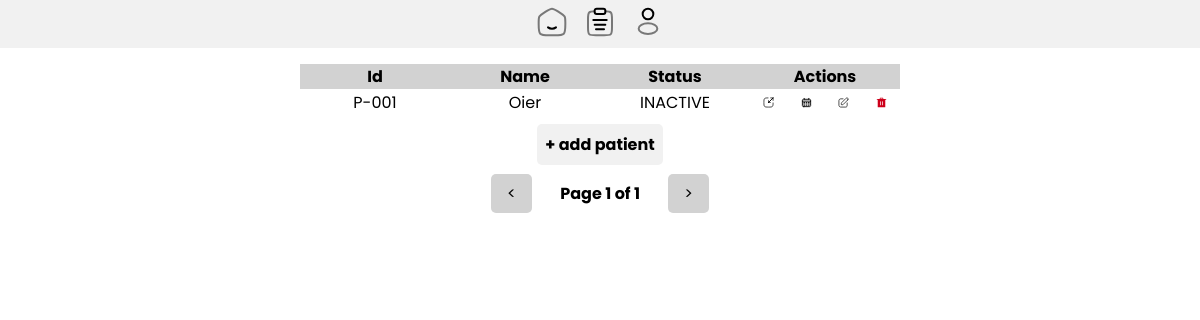
/patients/ (signed in), run on an earlier commit of the app's database.
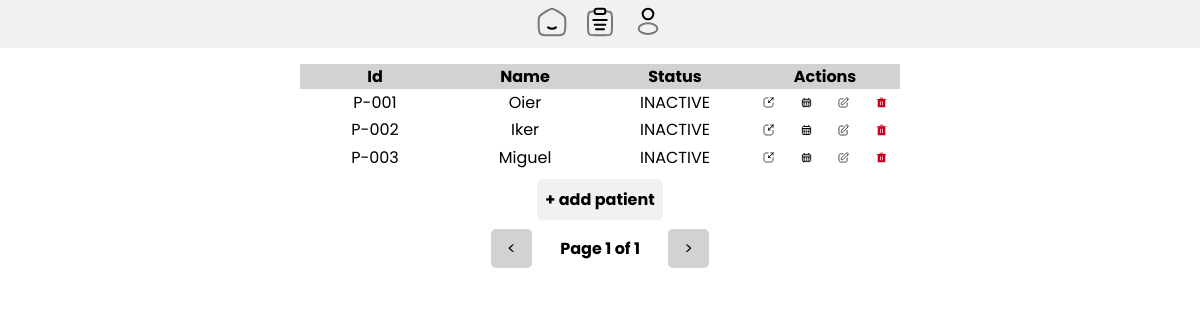
And on a later commit of the database.
### ServerApp/models.py (models this page shows)
class Patient(models.Model):
    id = models.AutoField(primary_key=True)
    public_id = models.TextField()
    name = models.TextField()
    age = models.IntegerField()
    sex = models.TextField()
    city = models.TextField()
    status = models.TextField()
    record_history = models.ForeignKey(to=History, on_delete=models.CASCADE, null=True, blank=True)
    reunions = models.ManyToManyField(to=Reunion, blank=True)

### ServerApp/views.py (the view)
# urls.py: path('patients/', patients, name="patients"),
@login_required
def patients(request):
    patients = request.user.patients.all()
    rows_per_page = 10
    paginator = Paginator(patients, rows_per_page)
    page_number = request.GET.get('page')
    page_obj = paginator.get_page(page_number)
    empty_rows = rows_per_page - len(page_obj)
    return render(request, 'patients.html', {
        'page_obj': page_obj,
        'empty_rows': range(empty_rows),
    })

### ServerApp/templates/patients.html (shortened to what this page needs)
{% extends 'base.html' %}
{% load static %}
{% block additionalLinks %}
<link rel="stylesheet" href="{% static 'css/patients.css' %}">
{% endblock %}
{% block content %}
<div class="patients-wrapper">
    <table id="patients-table">
        <tr id="table-column-name">
            <th>Id</th>
            <th>Name</th>
            <th>Status</th>
            <th>Actions</th>
        </tr>
        {% for patient in page_obj %}
        <tr class="table-row">
            <td>{{ patient.public_id }}</td>
            <td>{{ patient.name }}</td>
            <td>{{ patient.status }}</td>
            <td class="action-column">
                <a class="action-link" href="{% url 'dashboard' patient.public_id %}">
                    <img src="{% static 'images/icons/redirect-light.svg' %}" alt="dashboard" title="dashboard">
                </a>
                <a class="action-link" href="{% url 'calendar' patient.public_id %}">
                    <img src="{% static 'images/icons/calendar-light.svg' %}" alt="calendar">
                </a>
                <button class="action-link edit-patient-button">
                    <img src="{% static 'images/icons/edit-light.svg' %}" alt="edit"  title="edit">
                </button>
                <a class="action-link" href="{% url 'deletePatient' patient.public_id %}">
                    <img src="{% static 'images/icons/delete-light.svg' %}" alt="delete"  title="delete">
                </a>
            </td>
        </tr>
        {% endfor %}
    </table>
    <button id="add-patient-button" class="access-button">+ add patient</button>
    <div class="pagination">
        {% if page_obj.has_previous %}
        <a href="?page={{ page_obj.previous_page_number }}"><</a>
        {% else %}
        <a href="" class="disable"><</a>
        {% endif %}
        <span>Page {{ page_obj.number }} of {{ page_obj.paginator.num_pages }}</span>
        {% if page_obj.has_next %}
        <a href="?page={{ page_obj.next_page_number }}">></a>
        {% else %}
        <a href="" class="disable">></a>
        {% endif %}
    </div>
</div>
{% endblock %}

### ServerApp/templates/base.html (shortened to what this page needs)
{% load static %}
<!DOCTYPE html>
<html lang="es">
<head>
    <link rel="stylesheet" href="{% static 'css/base.css' %}">
    {% block additionalLinks %}
    {% endblock %}
</head>
<body>
    <header>
        {% include 'navbar.html' %}
    </header>
    <main>
        {% block content %}
        {% endblock %}
    </main>
</body>
</html>

### ServerApp/templates/navbar.html
{% load static %}
<head>
    <link rel="stylesheet" href="{% static 'css/navbar.css' %}">
</head>
<nav>
    <div id="wrapper">
        <a href="{% url 'home' %}">
            <img src="{% static 'images/icons/home-light.svg' %}" alt="">
        </a>
        <a href="{% url 'patients' %}">
            <img src="{% static 'images/icons/list-light.svg' %}" alt="">
        </a>
        <a href="{% url 'profile' %}">
            <img src="{% static 'images/icons/profile-light.svg' %}" alt="">
        </a>
    </div>
</nav>

### ServerApp/static/css/base.css (style rules this page uses)
* { margin: 0; padding: 0; font-family: 'Poppins'; }
html, body { height: 100%; display: flex; flex-direction: column; }
:root { --transition-time: .2s; --transition-type: ease-in-out; --normal-color-light: #f1f1f1; --secondary-color-light: #d2d2d2; --shadow-color-light: #a2a2a2; --contrast-color-light: #303030; --table-color-light: white; --table2-color-light: var(--normal-color-light); --hover-color-light: white; --cancel-color-light: rgb(255, 132, 132); --signout-color-light: rgb(135, 135, 135); }
header { width: 100%; height: auto; min-height: 3em; display: flex; align-items: center; background-color: var(--normal-color-light); }
main { flex: 1; display: flex; flex-direction: column; }
body { max-height: 100vh; }

### ServerApp/static/css/patients.css (style rules this page uses)
.patients-wrapper { flex: 1; display: flex; flex-direction: column; align-items: center; margin: 1em; }
#patients-table { width: 50vw; background-color: var(--table-color-light); }
td { height: 100%; margin: .5em 0; }
.action-column { display: flex; align-items: center; justify-content: center; padding: 0; }
#patients-table, th, td { border-collapse: collapse; text-align: center; }
#table-column-name { background-color: var(--secondary-color-light); }
#table-column-name th { width: 20%; }
.pagination { margin: 1em 0; text-align: center; }
.pagination a { padding: 0.5em 1em; margin: 0 0.5em; text-decoration: none; background-color: var(--secondary-color-light); color: var(--text-color); border-radius: 5px; transition: background-color var(--transition-time) var(--transition-type); }
.pagination span { margin: 0 1em; font-weight: bold; }
.disable { pointer-events: none; cursor: default; background-color: var(); }
.action-link { display: flex; align-items: center; justify-content: center; background: none; height: 100%; cursor: default; border: none; }
.action-link img { max-width: 30%; cursor: pointer; }
.access-button { text-decoration: none; color: black; display: inline-block; padding: 1em 1em; margin: 0 1em; background-color: var(--normal-color-light); text-align: center; text-decoration: none; border: none; border-radius: 5px; font-size: 16px; font-weight: bold; cursor: pointer; transition: background-color 0.3s ease; user-select: none; }
#add-patient-button { padding: .5em .5em; margin-top: .5em; }

### ServerApp/static/css/navbar.css (style rules this page uses)
nav { flex: 1; display: flex; justify-content: center; align-items: center; }
#wrapper { display: flex; align-items: center; }
#wrapper a { display: flex; align-items: center; margin: 0 .5em; }
#wrapper a img { height: 2em; border-bottom: 4px solid transparent; transition: border-color var(--transition-time) var(--transition-type); }

What changed in the data, as far as the page shows it:
added Patient: public_id "P-002", name "Iker", status "INACTIVE"
added Patient: public_id "P-003", name "Miguel", status "INACTIVE"
